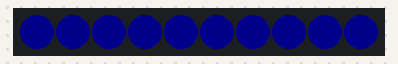
A sketch run on a simulated Arduino Uno, built with avr-gcc and run on an emulated ATmega328P. Parts: 10 RGB LEDs in strip order, left to right. Dim RGB values are drawn brighter than linear.

Above: at 0.46 s.
At 4.01 s:
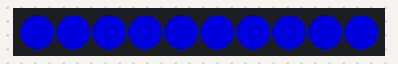
At 15.93 s:
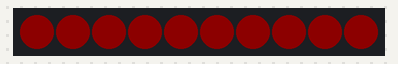
At 19.46 s:
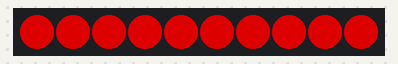
At 27.18 s:
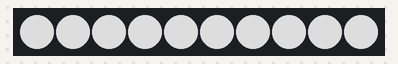
At 39.71 s:
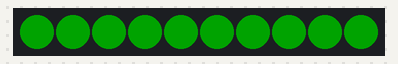

The sketch:

Code.ino
```cpp
#include <FastLED.h>
#define DATA_PIN 5
#define CLOCK_PIN 13
#define NUM_LEDS    10
CRGB leds[NUM_LEDS];

void setup() {
  FastLED.addLeds<NEOPIXEL, DATA_PIN>(leds, NUM_LEDS);  // GRB ordering is assumed
}

void loop() {
  fade(0, 0, 1);
  fade(0, 1, 0);
  fade(1, 0, 0);
  fade(1, 1, 1);
}

void fade(int a, int b, int c)
{
  for (int j = 0; j <= 150; j++)
  {
    for ( int i = 0; i < NUM_LEDS; ++i) {
      leds[i] = CRGB(a*j, b*j, c*j);
    }
    FastLED.show();
    delay(25);
  }
  for (int j = 150; j >= 0; j--)
  {
    for ( int i = 0; i < NUM_LEDS; ++i) {
      leds[i] = CRGB(a*j, b*j, c*j);
    }
    FastLED.show();
    delay(25);
  }
}
```
